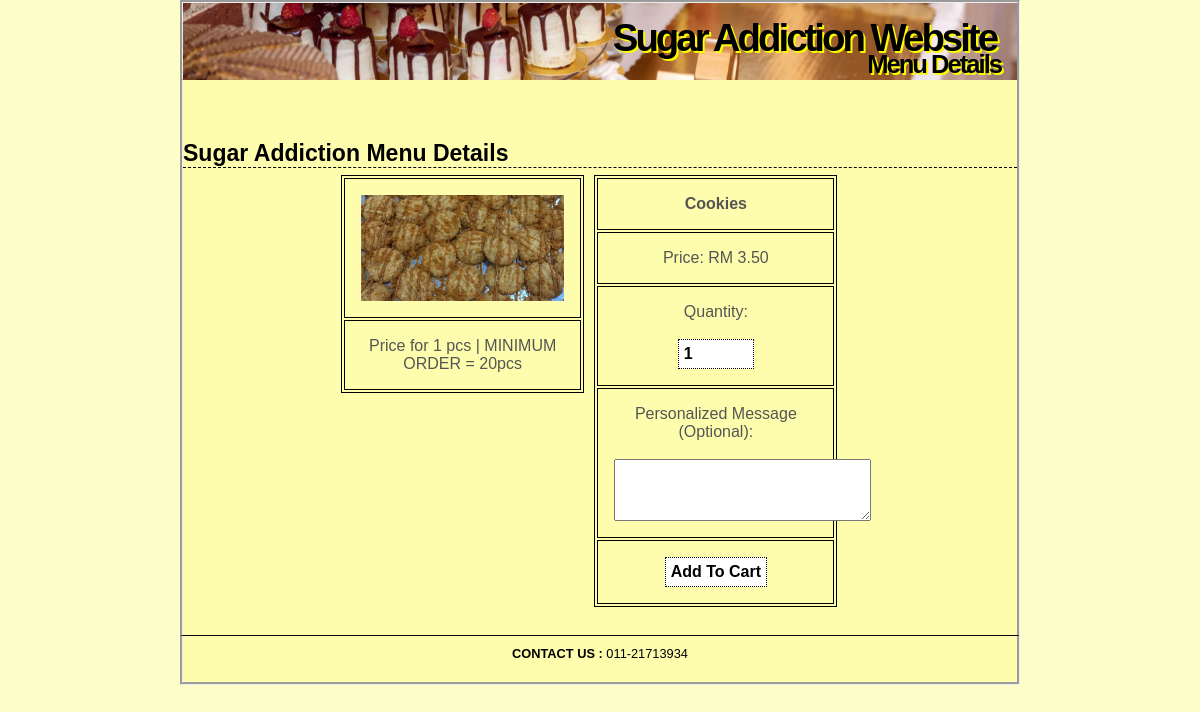
Screenshot of /menudetails.php?ProductID=4 with the database file from the repository.
### tables this page shows
CREATE TABLE `product` (
  `ProductID` int(5) NOT NULL,
  `Name` varchar(100) NOT NULL,
  `Image` varchar(255) DEFAULT NULL,
  `Price` decimal(5,2) NOT NULL,
  `Size` varchar(255) DEFAULT NULL,
  `Description` varchar(255) DEFAULT NULL
);

### menudetails.php (the view, shortened to what this page needs)
<?php
include ('includes/header.php');
?>
<h1>Sugar Addiction Menu Details</h1>
<div class="menudetails">
	<div class="row">
	  	<div class="column">
		<table>
			<?php
			require ('includes/constants.php');
			$ProductID = $_GET["ProductID"];
			$q = "SELECT * FROM product WHERE ProductID='$ProductID'";
			$r = @mysqli_query ($dbc,$q);
			if (!mysqli_num_rows($r) == 1) {
				echo '<tr><td colspan="3">PRODUCT OUT OF STOCK</td></tr>';
			} else {
			while ($data = mysqli_fetch_array($r)) {
				echo '
				<tr>
					<td>';
					if (!isset($data["Image"])) {
						echo '<img src="includes/images/image_na.png"/>';
					} else {
						echo '<img src="includes/images/'.$data["Image"].'"/>';
					};
					echo '</td>
					<tr>
						<td>'.$data["Description"].'</td>
					</tr>
					<form action="menudetails.php" method="POST">
					</table>
					</div>
					<div class="column">
					<table>
						<tr>
							<th colspan="2">'.$data["Name"].'</th>
						</tr>
						<tr>
							<td colspan="2">Price: RM '.$data["Price"].'</td>
						</tr>
						<tr>
							<td colspan="2">Quantity:<br><br><input type="number" name="qty" size=5 value="1" min=1 max=999></td>
						</tr>
						<tr>
							<td colspan="2">Personalized Message (Optional):<br><br><textarea name="sms" rows="4" cols="30"></textarea></td>
						</tr>
						<tr>
							<input type="text" name="cart" value="'.$data["ProductID"].'" hidden>
							<td colspan="2"><input type="submit" name="submit" value="Add To Cart" /></td>
						</tr>
						</form>
					</table>
					</div>';
			}}
			?>
	</div>
</div>

### includes/style.css (style rules this page uses)
* { margin:0; padding:0; }
body { background:#FDFDC8; color:#555; font:0.8em Arial, Helvetica, "bitstream vera sans", sans-serif; }
#content h1 { border-bottom:1px dashed #000000; font-size:1.8em; padding:20px 0 0; color: black; }
#content img { vertical-align: middle; }
* { box-sizing: border-box; }
.menudetails .row { margin-left:-5px; margin-right:-5px; }
.menudetails .column { float: left; width: 30%; padding: 5px; }
.menudetails .row::after { content: ""; clear: both; display: table; }
.menudetails table { border: 1px solid black; width: 100%; margin: 1% 65%; table-layout: fixed; }
.menudetails table img { width: 100%; height: auto; }
.menudetails th, .menudetails td { text-align: center; padding: 16px; border: 1px solid black; }
#footer { border-top:1px solid black; height:50px; margin:0 auto; padding:10px 0px; text-align:center; width:70vw; background-color: #FDFDAD; color: black; z-index: 2; position: relative; border-bottom: 3px groove; border-left: 3px groove; border-right: 3px groove; }
input, select, .input { padding: 5px; font-weight: bold; font-size: 1em; color: #000000; background: #FFFFFF; border:1px dotted #000000; }

### rows the page displays
product: Image (picture), Description "Price for 1 pcs | MINIMUM ORDER = 20pcs", Name "Cookies", Price "3.50"

### other values shown
$page_text "Menu Details"
